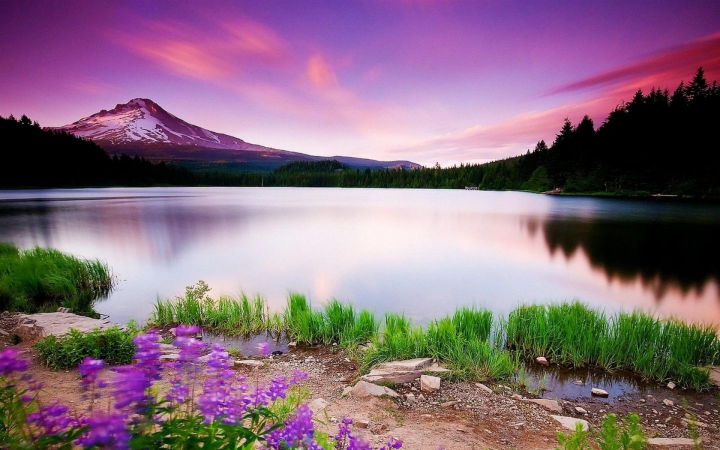
#> input picture Photos/lake.jpg, 1440 x 900 px, found by its file name (shown at 1/2 size)
$ python transformation.py
#> lines starting #> are read from the running program, lines starting #| are printed output that depends on the picture
from posixpath import dirname
import cv2 as cv
import numpy as np

img = cv.imread('Photos/lake.jpg')
#> img is the input picture: shape (900, 1440, 3); mean B, G, R 123.5, 107.2, 133.8
cv.imshow("Lake", img)

def translate(img, x, y):
#> called with x = -100, y = 100
    transMat = np.float32([[1,0,x],[0,1,y]])
    dimensions = (img.shape[1], img.shape[0])
#> dimensions = (1440, 900)
    return cv.warpAffine(img, transMat, dimensions)
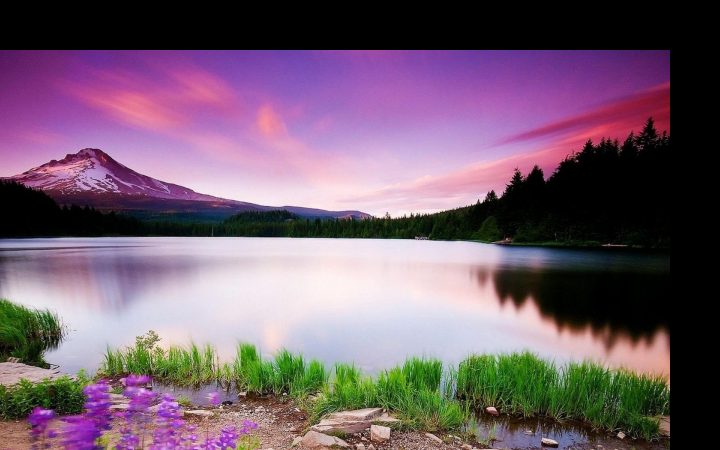
#> returned value: shape (900, 1440, 3) (shown at 1/2 size); mean of channels 0, 1, 2 109.3, 92.9, 114.6; drawn as B, G, R

translated = translate(img, -100, 100)
cv.imshow("Translate", translated)

def rotate(img, angle, originPt=None):
#> called with angle = -45
    (height,width) = img.shape[:2]
#> height = 900; width = 1440

    if originPt is None:
        originPt = (width//2, height//2)
#> originPt = (720, 450)

    rotMat = cv.getRotationMatrix2D(originPt, angle, 1.0)
    dimensions = (width, height)
#> dimensions = (1440, 900)

    return cv.warpAffine(img, rotMat, dimensions)
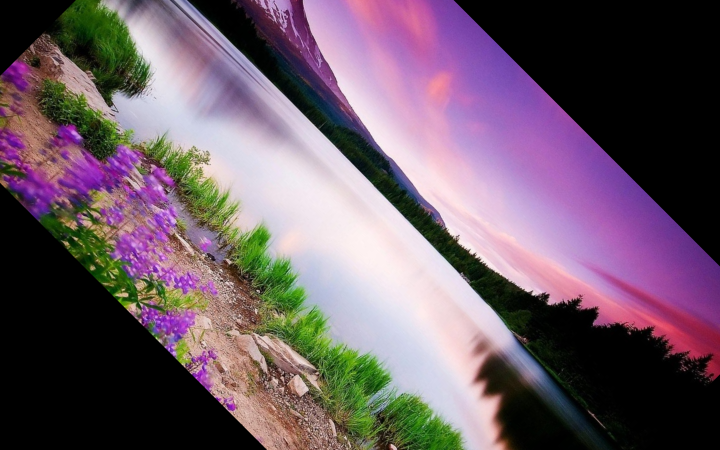
#> returned value: shape (900, 1440, 3) (shown at 1/2 size); mean of channels 0, 1, 2 102.9, 90.6, 109.1; drawn as B, G, R

rotated = rotate(img, -45)
cv.imshow('Rotated', rotated)

resized = cv.resize(img, (500,500), interpolation=cv.INTER_CUBIC)
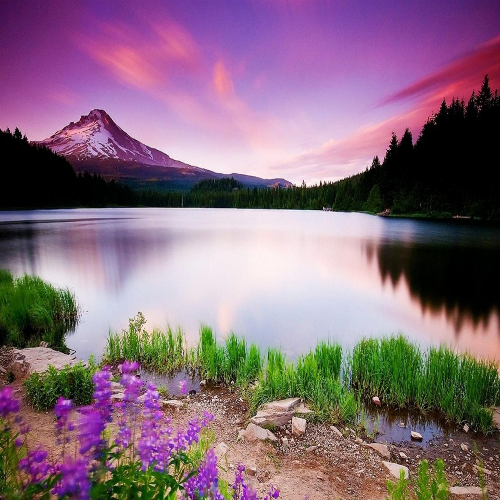
#> resized: shape (500, 500, 3); mean B, G, R 123.5, 107.2, 133.8
cv.imshow('Resized', resized)

flip = cv.flip(img, 0)
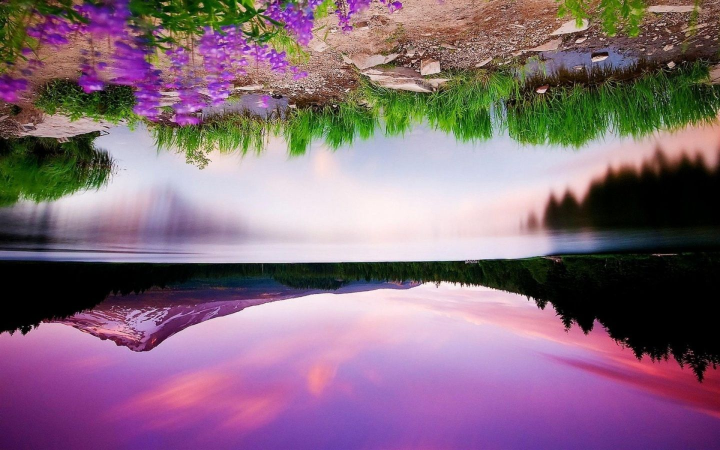
#> flip: shape (900, 1440, 3) (shown at 1/2 size); mean B, G, R 123.5, 107.2, 133.8
cv.imshow('Flip', flip)

cropped = img[150:400, 150:400]
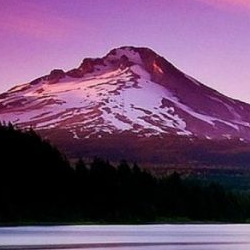
#> cropped: shape (250, 250, 3); mean B, G, R 111.5, 76.1, 111.7
cv.imshow('Cropped', cropped)

cv.waitKey(0)
cv.destroyAllWindows()
